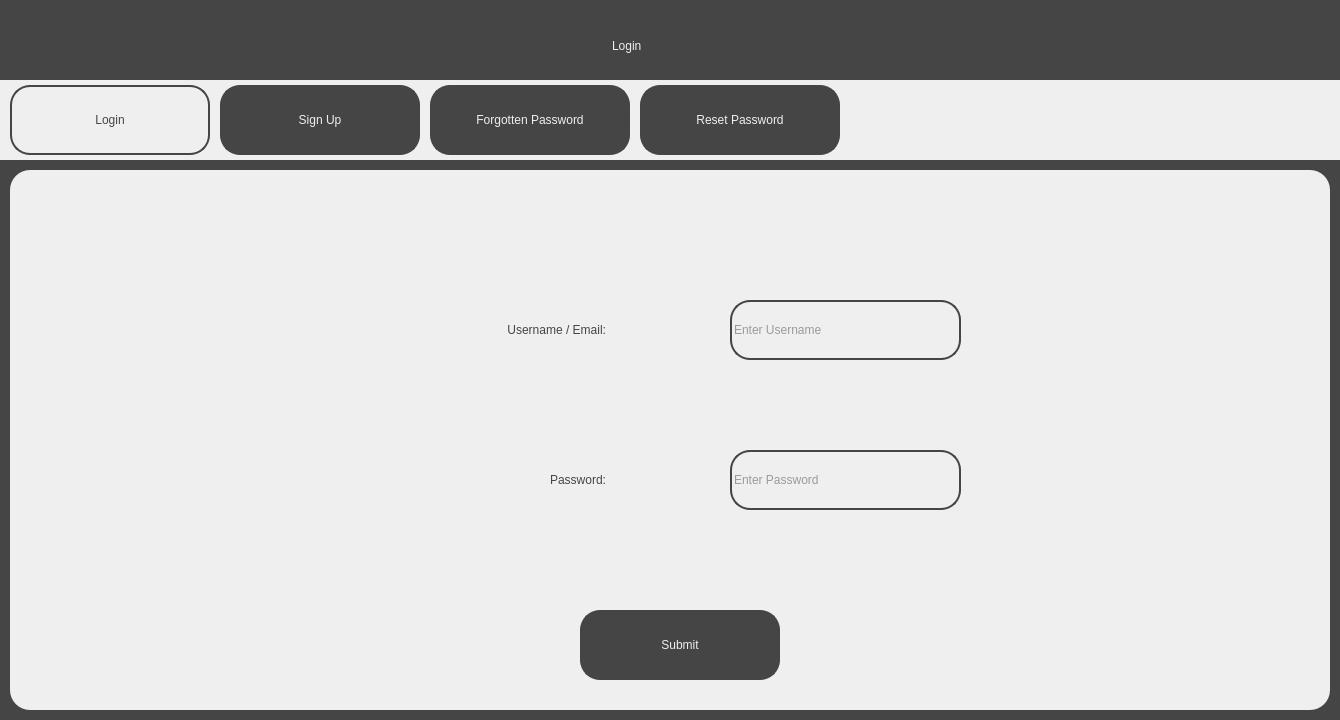
<?xml version="1.0" encoding="UTF-8"?>
<ui version="4.0">
 <class>LoginScreen</class>
 <widget class="QDialog" name="LoginScreen">
  <property name="geometry">
   <rect>
    <x>0</x>
    <y>0</y>
    <width>1340</width>
    <height>720</height>
   </rect>
  </property>
  <property name="windowTitle">
   <string>Visualising the Riemann Hypothesis - Log In</string>
  </property>
  <property name="sizeGripEnabled">
   <bool>false</bool>
  </property>
  <widget class="QWidget" name="widget" native="true">
   <property name="geometry">
    <rect>
     <x>0</x>
     <y>0</y>
     <width>1340</width>
     <height>720</height>
    </rect>
   </property>
   <property name="styleSheet">
    <string notr="true">background-color: rgb(69, 69, 69);</string>
   </property>
   <widget class="QLabel" name="Title">
    <property name="geometry">
     <rect>
      <x>612</x>
      <y>20</y>
      <width>116</width>
      <height>51</height>
     </rect>
    </property>
    <property name="styleSheet">
     <string notr="true">font: 36pt &quot;Sans Serif&quot;; color:rgb(239, 239, 239)</string>
    </property>
    <property name="text">
     <string>Login</string>
    </property>
   </widget>
   <widget class="QWidget" name="TabBar" native="true">
    <property name="geometry">
     <rect>
      <x>0</x>
      <y>80</y>
      <width>1340</width>
      <height>80</height>
     </rect>
    </property>
    <property name="styleSheet">
     <string notr="true">background-color: rgb(239, 239, 239);</string>
    </property>
    <widget class="QPushButton" name="LoginTab">
     <property name="geometry">
      <rect>
       <x>10</x>
       <y>5</y>
       <width>200</width>
       <height>70</height>
      </rect>
     </property>
     <property name="cursor">
      <cursorShape>PointingHandCursor</cursorShape>
     </property>
     <property name="styleSheet">
      <string notr="true">border: 2px solid;
border-radius: 20px;
border-color:rgb(69, 69, 69);
background-color: rgb(239, 239, 239);
font: 36pt &quot;Sans Serif&quot;; color:rgb(69, 69, 69);
</string>
     </property>
     <property name="text">
      <string>Login</string>
     </property>
    </widget>
    <widget class="QPushButton" name="SignUpTab">
     <property name="geometry">
      <rect>
       <x>220</x>
       <y>5</y>
       <width>200</width>
       <height>70</height>
      </rect>
     </property>
     <property name="cursor">
      <cursorShape>PointingHandCursor</cursorShape>
     </property>
     <property name="styleSheet">
      <string notr="true">border: 2px solid;
border-radius: 20px;
border-color:rgb(69, 69, 69);
background-color: rgb(69, 69, 69);
font: 36pt &quot;Sans Serif&quot;; color:rgb(239, 239, 239);
</string>
     </property>
     <property name="text">
      <string>Sign Up</string>
     </property>
    </widget>
    <widget class="QPushButton" name="ForgottenPasswordTab">
     <property name="geometry">
      <rect>
       <x>430</x>
       <y>5</y>
       <width>200</width>
       <height>70</height>
      </rect>
     </property>
     <property name="cursor">
      <cursorShape>PointingHandCursor</cursorShape>
     </property>
     <property name="styleSheet">
      <string notr="true">border: 2px solid;
border-radius: 20px;
border-color:rgb(69, 69, 69);
background-color: rgb(69, 69, 69);
font: 12pt &quot;Sans Serif&quot;; color:rgb(239, 239, 239);
</string>
     </property>
     <property name="text">
      <string>Forgotten Password</string>
     </property>
    </widget>
    <widget class="QPushButton" name="ResetPasswordTab">
     <property name="geometry">
      <rect>
       <x>640</x>
       <y>5</y>
       <width>200</width>
       <height>70</height>
      </rect>
     </property>
     <property name="cursor">
      <cursorShape>PointingHandCursor</cursorShape>
     </property>
     <property name="styleSheet">
      <string notr="true">border: 2px solid;
border-radius: 20px;
border-color:rgb(69, 69, 69);
background-color: rgb(69, 69, 69);
font: 20pt &quot;Sans Serif&quot;; color:rgb(239, 239, 239);
</string>
     </property>
     <property name="text">
      <string>Reset Password</string>
     </property>
    </widget>
   </widget>
   <widget class="QWidget" name="MainWidget" native="true">
    <property name="geometry">
     <rect>
      <x>10</x>
      <y>170</y>
      <width>1320</width>
      <height>540</height>
     </rect>
    </property>
    <property name="styleSheet">
     <string notr="true">background-color: rgb(239, 239, 239);
border-radius: 20px;</string>
    </property>
    <widget class="QLabel" name="UsernameOrEmailText">
     <property name="geometry">
      <rect>
       <x>300</x>
       <y>130</y>
       <width>301</width>
       <height>61</height>
      </rect>
     </property>
     <property name="styleSheet">
      <string notr="true">font: 25pt &quot;Sans Serif&quot;; color:rgb(69, 69, 69);
background-color: rgb(239, 239, 239); padding: 5px;</string>
     </property>
     <property name="text">
      <string>&lt;html&gt;&lt;head/&gt;&lt;body&gt;&lt;p align=&quot;right&quot;&gt;Username / Email:&lt;/p&gt;&lt;/body&gt;&lt;/html&gt;</string>
     </property>
    </widget>
    <widget class="QLabel" name="PasswordText">
     <property name="geometry">
      <rect>
       <x>320</x>
       <y>280</y>
       <width>281</width>
       <height>61</height>
      </rect>
     </property>
     <property name="styleSheet">
      <string notr="true">font: 25pt &quot;Sans Serif&quot;; color:rgb(69, 69, 69);
background-color: rgb(239, 239, 239); padding: 5px;</string>
     </property>
     <property name="text">
      <string>&lt;html&gt;&lt;head/&gt;&lt;body&gt;&lt;p align=&quot;right&quot;&gt;Password:&lt;/p&gt;&lt;/body&gt;&lt;/html&gt;</string>
     </property>
    </widget>
    <widget class="QLineEdit" name="UsernameInput">
     <property name="geometry">
      <rect>
       <x>720</x>
       <y>130</y>
       <width>231</width>
       <height>60</height>
      </rect>
     </property>
     <property name="styleSheet">
      <string notr="true">background-color: rgb(239, 239, 239);
color: rgb(69, 69, 69);
font: 18pt &quot;Sans Serif&quot;;
border: 2px solid;
border-radius: 20px;
border-color:rgb(69, 69, 69);</string>
     </property>
     <property name="text">
      <string/>
     </property>
     <property name="cursorPosition">
      <number>0</number>
     </property>
     <property name="placeholderText">
      <string>Enter Username</string>
     </property>
    </widget>
    <widget class="QLineEdit" name="PasswordInput">
     <property name="geometry">
      <rect>
       <x>720</x>
       <y>280</y>
       <width>231</width>
       <height>60</height>
      </rect>
     </property>
     <property name="styleSheet">
      <string notr="true">background-color: rgb(239, 239, 239);
color: rgb(69, 69, 69);
font: 18pt &quot;Sans Serif&quot;;
border: 2px solid;
border-radius: 20px;
border-color:rgb(69, 69, 69);</string>
     </property>
     <property name="text">
      <string/>
     </property>
     <property name="echoMode">
      <enum>QLineEdit::Password</enum>
     </property>
     <property name="cursorPosition">
      <number>0</number>
     </property>
     <property name="placeholderText">
      <string>Enter Password</string>
     </property>
    </widget>
    <widget class="QPushButton" name="SubmitButton">
     <property name="geometry">
      <rect>
       <x>570</x>
       <y>440</y>
       <width>200</width>
       <height>70</height>
      </rect>
     </property>
     <property name="cursor">
      <cursorShape>PointingHandCursor</cursorShape>
     </property>
     <property name="styleSheet">
      <string notr="true">border: 2px solid;
border-radius: 20px;
border-color:rgb(69, 69, 69);
background-color: rgb(69, 69, 69);
font: 36pt &quot;Sans Serif&quot;; color:rgb(239, 239, 239);
</string>
     </property>
     <property name="text">
      <string>Submit</string>
     </property>
    </widget>
    <widget class="QLabel" name="ErrorLabel">
     <property name="geometry">
      <rect>
       <x>440</x>
       <y>350</y>
       <width>461</width>
       <height>71</height>
      </rect>
     </property>
     <property name="styleSheet">
      <string notr="true">color: rgb(255, 0, 0);
font: 18pt &quot;Sans Serif&quot;;</string>
     </property>
     <property name="text">
      <string>&lt;html&gt;&lt;head/&gt;&lt;body&gt;&lt;p align=&quot;center&quot;&gt;&lt;br/&gt;&lt;/p&gt;&lt;/body&gt;&lt;/html&gt;</string>
     </property>
    </widget>
   </widget>
  </widget>
 </widget>
 <resources/>
 <connections/>
</ui>
